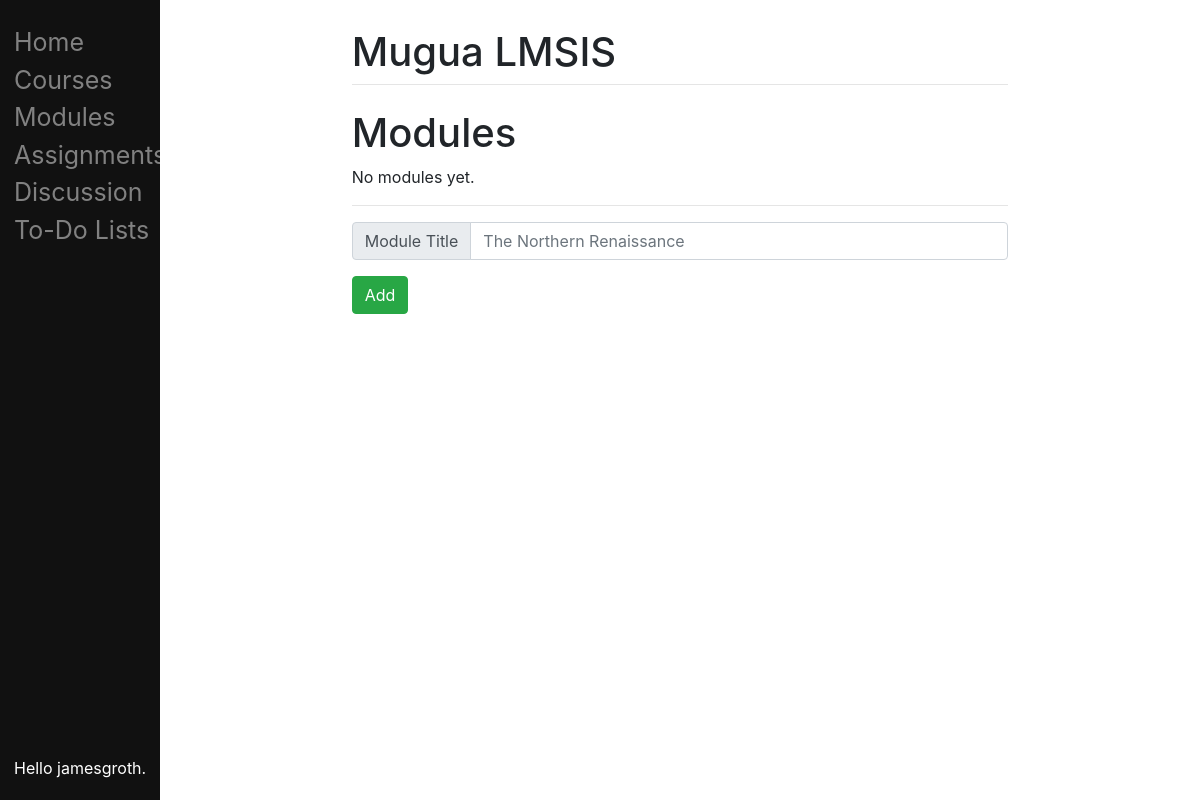
Page /modules (signed in) on the earlier database version.
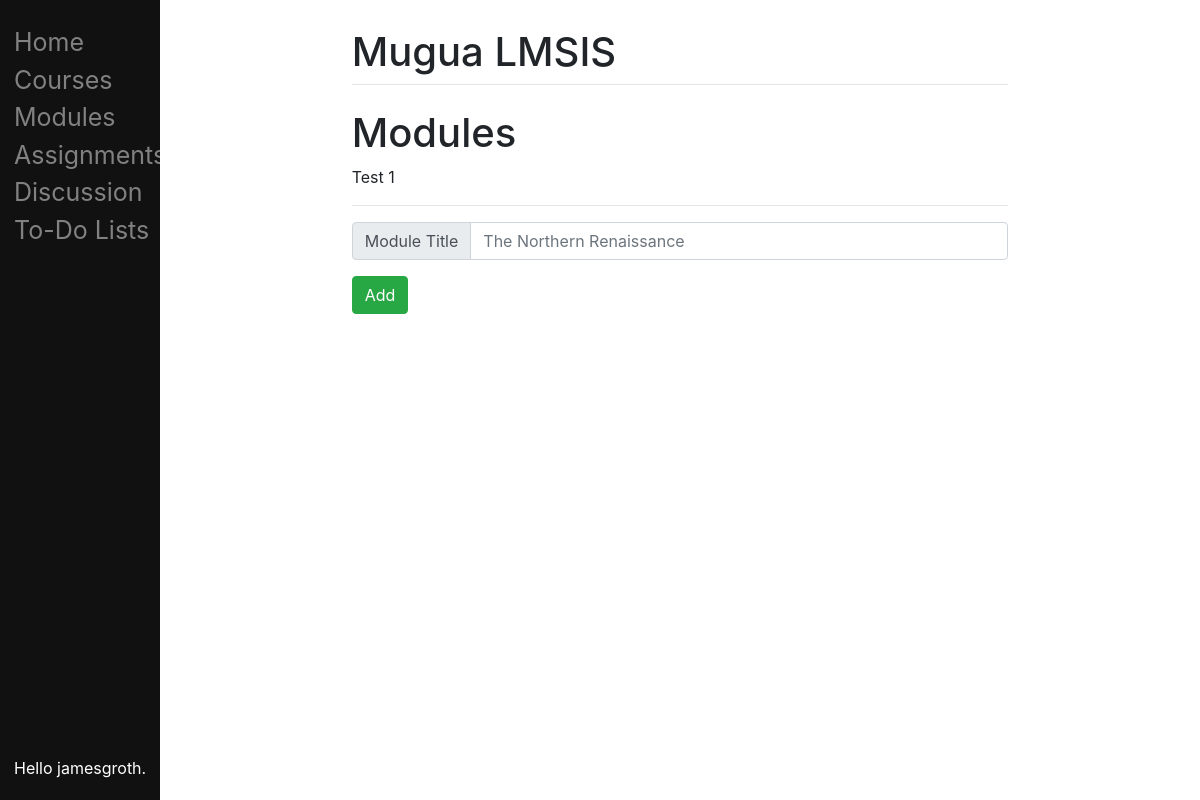
Same page on the later database version.
### main/models.py (models this page shows)
class Module(models.Model):
    title = models.CharField(max_length=200, null=True)
    course = models.ForeignKey(Course, on_delete=models.CASCADE, related_name="coursesassignment", null=True)
    teacher = models.ForeignKey(User, on_delete=models.CASCADE, related_name="teachersmodule", null=True)

### main/views.py (the view)
# urls.py: path("modules", views.modules, name="modules"),
def modules(response):
    if response.method == "POST":
        form = CreateModule(response.POST)
        if form.is_valid():
            title = form.cleaned_data["title"]
            course = Course(id=response.session['current_course_id'])
            m = Module(title=title, course=course)
            m.save()
            response.user.teachersmodule.add(m)
    else:
        form = CreateModule()
    return render(response, "main/modules.html", {"teacherscourse": response.user.teacherscourse, "teachersmodule": response.user.teachersmodule})

### main/templates/main/modules.html (shortened to what this page needs)
{% extends "main/base.html" %}
{% block content %}
<h1>Modules</h1>
{% if not teachersmodule.all %}
    <p>No modules yet.</p>
{% else %}
    {% for module in teachersmodule.all %}
        {% if module.course.id|add:"0" == request.session.current_course_id|add:"0" %}
            {{module.title}}<br />
        {% endif %}
    {% endfor %}
{% endif %}
<hr />
<form method="post" action="#">
    <div class="container">
        <div class="row mb-3">
            <div class="input-group">
                <div class="input-group-prepend">
                    <div class="input-group-text">Module Title</div>
                </div>
                <input type="text" name="title" class="form-control" id="inlineFormInputGroupUsername" placeholder="The Northern Renaissance" required>
            </div>
        </div>
        <div class="row mb-1">
            <button type="submit" name="addModule" value="{{request.session.current_course}}" class="btn btn-success">Add</button>
        </div>
    </div>
</form>
{% endblock %}

Differences in the rows shown:
added Module: title "Test 1"
Other differences:
text no longer shown: "No modules yet."
